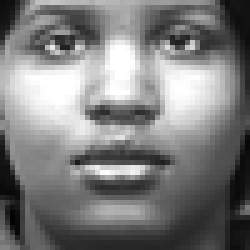
#> input picture code/face.png, 50 x 50 px (shown 5 times larger)
$ python 'Question 5(1).py'
#> lines starting #> are read from the running program, lines starting #| are printed output that depends on the picture
import matplotlib.image as mpimg
import matplotlib.pyplot as plt
import numpy as np
from sklearn.decomposition import PCA

def main():
    img = mpimg.imread('face.png')[:, :, 0]
#> img: shape (50, 50) float32; min 0.0118, max 1, mean 0.492
    Ks = [3, 5, 10, 30, 50, 100]
    pca = PCA()
    pca.fit(img)
    cov = pca.get_covariance()
    eig_val, eig_vec = np.linalg.eig(cov)
    eig_pairs = [(np.abs(eig_val[i]), eig_vec[:, i]) for i in range(50)]
    eig_pairs.sort(reverse=True)
    for k in Ks:
        w = np.array([ele[1] for ele in eig_pairs[:k]])
        y = np.dot(img, np.transpose(w))
        x_new = np.dot(y, w)
        print("current k number is:", k)
        plt.imshow(x_new)
        plt.show()
#> this loop made 6 passes
#> pass 1, in main, `x_new = np.dot(y, w)`:
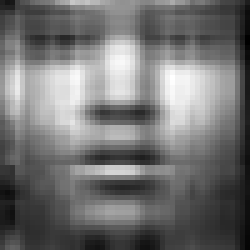
#> x_new: shape (50, 50) float32 (shown 5 times larger); min -0.019, max 1.11, mean 0.488; drawn with min black and max white
#> pass 2, in main, `x_new = np.dot(y, w)`:
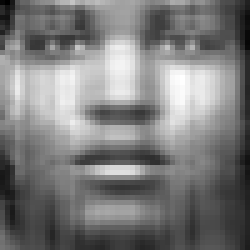
#> x_new: shape (50, 50) float32 (shown 5 times larger); min -0.0899, max 1.1, mean 0.489; drawn with min black and max white
#> pass 3, in main, `x_new = np.dot(y, w)`:
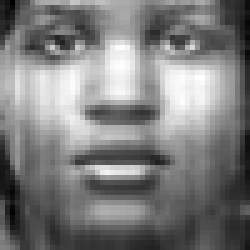
#> x_new: shape (50, 50) float32 (shown 5 times larger); min -0.0659, max 1.06, mean 0.49; drawn with min black and max white
#> after the loop:
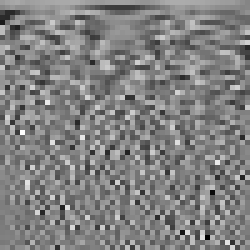
#> w: shape (50, 50) float32 (shown 5 times larger); min -0.553, max 0.538, mean 0.00145; drawn with min black and max white
#> after the loop:
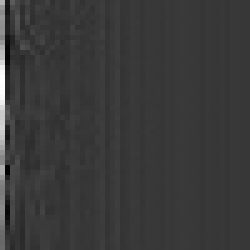
#> y: shape (50, 50) float32 (shown 5 times larger); min -1.71, max 6.11, mean 0.0735; drawn with min black and max white

if __name__ == "__main__":
        main()
